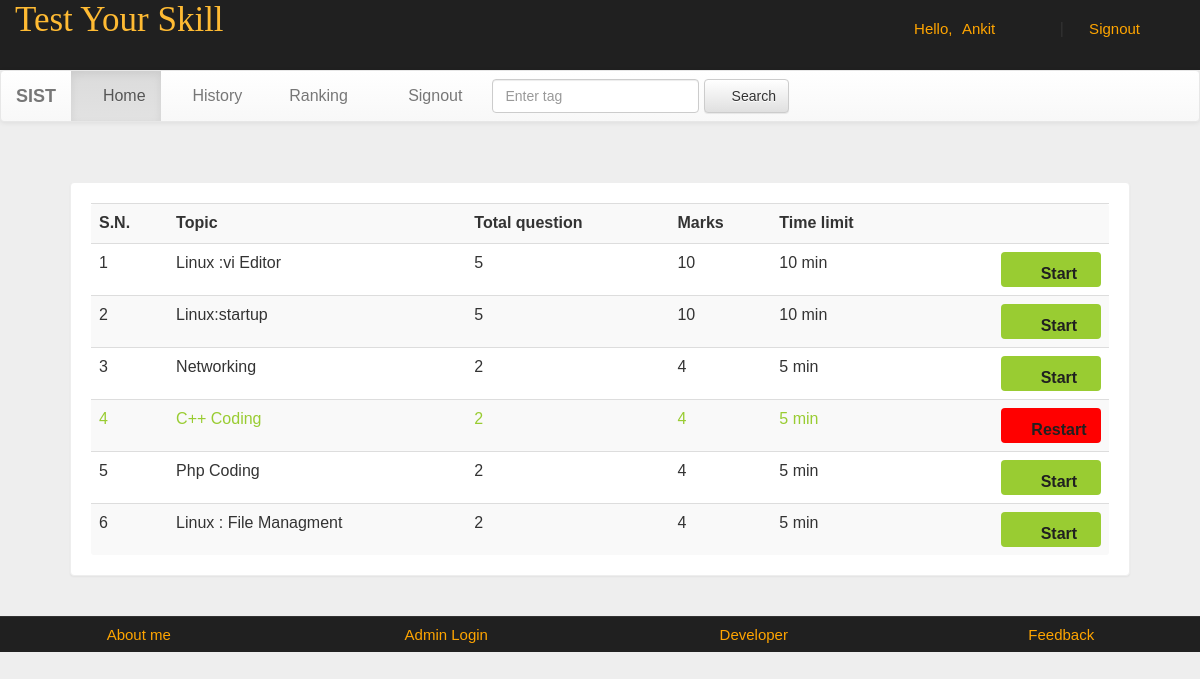
The page /account.php?q=1 (signed in) on the database its author committed.
### tables this page shows
CREATE TABLE `quiz` (
  `eid` text NOT NULL,
  `title` varchar(100) NOT NULL,
  `sahi` int(11) NOT NULL,
  `wrong` int(11) NOT NULL,
  `total` int(11) NOT NULL,
  `time` bigint(20) NOT NULL,
  `intro` text NOT NULL,
  `tag` varchar(100) NOT NULL,
  `date` timestamp NOT NULL DEFAULT CURRENT_TIMESTAMP ON UPDATE CURRENT_TIMESTAMP
);

### account.php (the view, shortened to what this page needs)
<!DOCTYPE html>
<html>
<head>
<link  rel="stylesheet" href="css/bootstrap.min.css"/>
 <link  rel="stylesheet" href="css/bootstrap-theme.min.css"/>
 <link rel="stylesheet" href="css/main.css">
 <link  rel="stylesheet" href="css/font.css">
</head>
<body>
<div class="header">
<div class="row">
<div class="col-lg-6">
<span class="logo">Test Your Skill</span></div>
<div class="col-md-4 col-md-offset-2">
 <?php
 include_once 'dbConnection.php';
  if(!(isset($_SESSION['email']))){
header("location:index.php");
}
else
{
$name = $_SESSION['name'];
$email=$_SESSION['email'];
echo '<span class="pull-right top title1" ><span class="log1"><span class="glyphicon glyphicon-user" aria-hidden="true"></span>&nbsp;&nbsp;&nbsp;&nbsp;Hello,</span> <a href="account.php?q=1" class="log log1">'.$name.'</a>&nbsp;|&nbsp;<a href="logout.php?q=account.php" class="log"><span class="glyphicon glyphicon-log-out" aria-hidden="true"></span>&nbsp;Signout</button></a></span>';
}?>
</div>
</div></div>
<div class="bg">
<nav class="navbar navbar-default title1">
  <div class="container-fluid">
    <div class="navbar-header">
      <a class="navbar-brand" href="#"><b>SIST</b></a>
    </div>
    <div class="collapse navbar-collapse" id="bs-example-navbar-collapse-1">
      <ul class="nav navbar-nav">
        <li <?php if(@$_GET['q']==1) echo'class="active"'; ?> ><a href="account.php?q=1"><span class="glyphicon glyphicon-home" aria-hidden="true"></span>&nbsp;Home<span class="sr-only">(current)</span></a></li>
        <li <?php if(@$_GET['q']==2) echo'class="active"'; ?>><a href="account.php?q=2"><span class="glyphicon glyphicon-list-alt" aria-hidden="true"></span>&nbsp;History</a></li>
		<li <?php if(@$_GET['q']==3) echo'class="active"'; ?>><a href="account.php?q=3"><span class="glyphicon glyphicon-stats" aria-hidden="true"></span>&nbsp;Ranking</a></li>
		<li class="pull-right"> <a href="logout.php?q=account.php"><span class="glyphicon glyphicon-log-out" aria-hidden="true"></span>&nbsp;&nbsp;&nbsp;&nbsp;Signout</a></li>
		</ul>
            <form class="navbar-form navbar-left" role="search">
        <div class="form-group">
          <input type="text" class="form-control" placeholder="Enter tag ">
        </div>
        <button type="submit" class="btn btn-default"><span class="glyphicon glyphicon-search" aria-hidden="true"></span>&nbsp;Search</button>
      </form>
      </div>
  </div>
</nav>
<div class="container">
<div class="row">
<div class="col-md-12">
<?php if(@$_GET['q']==1) {
$result = mysqli_query($con,"SELECT * FROM quiz ORDER BY date DESC") or die('Error');
echo  '<div class="panel"><div class="table-responsive"><table class="table table-striped title1">
<tr><td><b>S.N.</b></td><td><b>Topic</b></td><td><b>Total question</b></td><td><b>Marks</b></td><td><b>Time limit</b></td><td></td></tr>';
$c=1;
while($row = mysqli_fetch_array($result)) {
	$title = $row['title'];
	$total = $row['total'];
	$sahi = $row['sahi'];
    $time = $row['time'];
	$eid = $row['eid'];
$q12=mysqli_query($con,"SELECT score FROM history WHERE eid='$eid' AND email='$email'" )or die('Error98');
$rowcount=mysqli_num_rows($q12);
if($rowcount == 0){
	echo '<tr><td>'.$c++.'</td><td>'.$title.'</td><td>'.$total.'</td><td>'.$sahi*$total.'</td><td>'.$time.'&nbsp;min</td>
	<td><b><a href="account.php?q=quiz&step=2&eid='.$eid.'&n=1&t='.$total.'" class="pull-right btn sub1" style="margin:0px;background:#99cc32"><span class="glyphicon glyphicon-new-window" aria-hidden="true"></span>&nbsp;<span class="title1"><b>Start</b></span></a></b></td></tr>';
}
else
{
echo '<tr style="color:#99cc32"><td>'.$c++.'</td><td>'.$title.'&nbsp;<span title="This quiz is already solve by you" class="glyphicon glyphicon-ok" aria-hidden="true"></span></td><td>'.$total.'</td><td>'.$sahi*$total.'</td><td>'.$time.'&nbsp;min</td>
	<td><b><a href="update.php?q=quizre&step=25&eid='.$eid.'&n=1&t='.$total.'" class="pull-right btn sub1" style="margin:0px;background:red"><span class="glyphicon glyphicon-repeat" aria-hidden="true"></span>&nbsp;<span class="title1"><b>Restart</b></span></a></b></td></tr>';
}
}
echo '</table></div></div>';
}?>
</div></div></div></div>
<div class="row footer">
<div class="col-md-3 box">
<a href="https://www.linkedin.com/in/himanshu-kumar-1863a520b" target="_blank">About me</a>
</div>
<div class="col-md-3 box">
<a href="#" data-toggle="modal" data-target="#login">Admin Login</a></div>
<div class="col-md-3 box">
<a href="#" data-toggle="modal" data-target="#developers">Developer</a>
</div>
<div class="col-md-3 box">
<a href="feedback.php" target="_blank">Feedback</a></div></div>
</body>
</html>

### css/main.css (style rules this page uses)
body { overflow-x:hidden; width:100%; font: 15px "Century Gothic", "Times Roman", sans-serif; background:#eee; min-height:550px; background-attachment:fixed; }
.bg { min-height:540px; }
.panel { border-color:#eee; margin:40px; padding:20px; font: 15px "Century Gothic", "Times Roman", sans-serif; }
.header { background:#202020; height:70px; }
.logo { font-family:'typo'; font-size:35px; color:#ffbb33; margin:15px; }
.title1 { font: 16px "Century Gothic", "Times Roman", sans-serif; }
.sub1 { width:90px; color:#202020; background:orange; font-size:15px; height:35px; margin:20px; padding:10px; width:100px; }
.footer { font-size:15px; text-align:center; border-top:1px solid; border-color:#323232; background-color:#202020; }
.footer a { margin:25px; color:orange; text-decoration:none; font: 15px "Century Gothic", "Times Roman", sans-serif; }
.box { padding:9px; }
.top { margin-top:20px; }
.log1 { font: 15px 'Ubuntu', sans-serif; color:orange; margin-left:10px; }
.log { margin:10px; margin-right:60px; margin-left:5px; color:orange; text-decoration:none; font-size:20px; font-size:15px; }

### rows shown on the page
quiz: title "Linux :vi Editor", total "5", $sahi*$total "10", time "10"
quiz: title "Linux:startup", total "5", $sahi*$total "10", time "10"
quiz: title "Networking", total "2", $sahi*$total "4", time "5"
quiz: title "C++ Coding", total "2", $sahi*$total "4", time "5"
quiz: title "Php Coding", total "2", $sahi*$total "4", time "5"
quiz: title "Linux : File Managment", total "2", $sahi*$total "4", time "5"

### other values the page prints
$name "Ankit"
